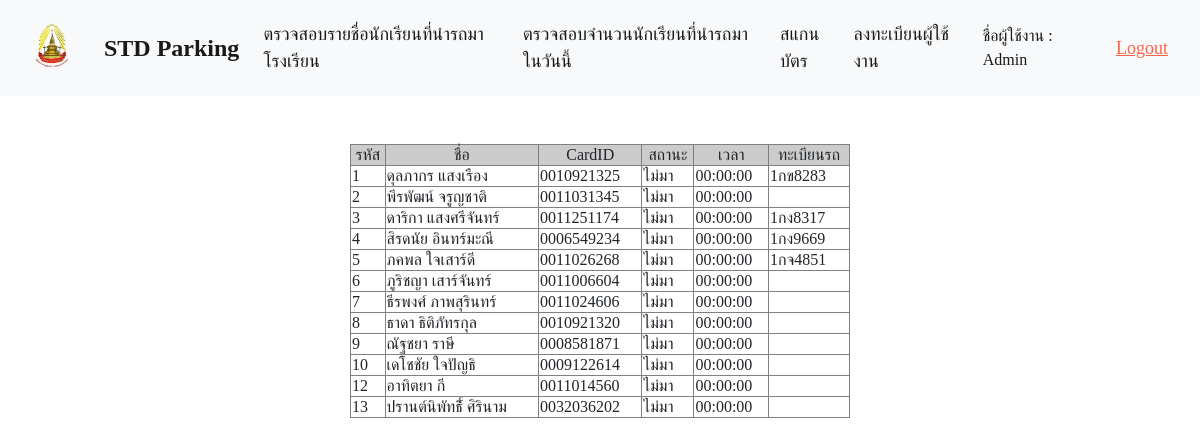
Screenshot of /shownamesd.php (signed in) with the database file from the repository.
### tables this page shows
CREATE TABLE `sd` (
  `ID_SD` int(5) NOT NULL,
  `NAME_SD` varchar(50) NOT NULL,
  `CardID` varchar(20) NOT NULL,
  `Status` varchar(5) NOT NULL,
  `Time` varchar(10) NOT NULL,
  `License` varchar(8) NOT NULL
);

### shownamesd.php (the view, shortened to what this page needs)
<html>
<head>
</head>
<body>
<?php
include('connection.php');
	if(isset($_SESSION['Account']))
	{
		$user = $_SESSION['Account'];
		$q = "SELECT * FROM admin WHERE User_admin = '".$user."'";
		$result = $conn->query($q);
		$data = mysqli_fetch_array($result);
	}
	?>
<link rel="stylesheet" href="https://stackpath.bootstrapcdn.com/bootstrap/4.3.1/css/bootstrap.min.css">
<nav class="navbar navbar-expand-lg navbar-light bg-light">
<nav class="navbar navbar-light bg-light">
  <a class="navbar-brand" href="http://www.chiangkham.ac.th/">
    <img src="logockw.gif" width="40" height="50" class="d-inline-block align-top" alt="">
  </a>
</nav>
  <a class="navbar-brand" href="index2.php"><b><font face="Bangna new" size="+2">STD Parking</font></b></a>
  <div class="collapse navbar-collapse" id="navbarText">
    <ul class="navbar-nav">
      <li class="nav-item active">
        <a class="nav-link" href="shownamesd.php"><font face="Bangna new" size="+1">ตรวจสอบรายชื่อนักเรียนที่นำรถมาโรงเรียน </font><span class="sr-only">(current)</span></a>
      </li>
      <li class="nav-item active">
        <a class="nav-link" href="showsdtoday.php"><font face="Bangna new" size="+1">ตรวจสอบจำนวนนักเรียนที่นำรถมาในวันนี้ </font><span class="sr-only">(current)</span></a>
      </li>
      <li class="nav-item active">
        <a class="nav-link" href="scancard.php"><font face="Bangna new" size="+1">สแกนบัตร </font><span class="sr-only">(current)</span></a>
      </li>
            <li class="nav-item active">
        <a class="nav-link" href="regiscard.php"><font face="Bangna new" size="+1">ลงทะเบียนผู้ใช้งาน </font><span class="sr-only">(current)</span></a>
      </li>
    </ul>
    <li class="navbar-text">
      <a class="nav-link"><font face="Bangna new"><?php echo "ชื่อผู้ใช้งาน : " . $data['Name_admin']; ?></font></a>
    </li>
        <li class="navbar-text">
      <a class="nav-link" href="Logout.php"><font face="Bangna new" color="#FF6347" size="+1"><u>Logout</u></font></a>
    </li>
  </div>
</nav>
<br><br>
<div><font face="Bangna new" size="+1">
<?php
$query = "SELECT * FROM sd ORDER BY ID_SD asc" or die("Error:" . mysqli_error());
$result = mysqli_query($conn, $query);
echo "<table border='1' align='center' width='500'>";
echo "<tr align='center' bgcolor='#CCCCCC'><td>รหัส</td><td>ชื่อ</td><td>CardID</td><td>สถานะ</td><td>เวลา</td><td>ทะเบียนรถ</td>";
while($row = mysqli_fetch_array($result)) {
  echo "<tr align='center bgcolor='#CCCCCC'>";
  echo "<td>" .$row["ID_SD"] .  "</td> ";
  echo "<td>" .$row["NAME_SD"] .  "</td> ";
  echo "<td>" .$row["CardID"] .  "</td> ";
  echo "<td>" .$row["Status"] .  "</td> ";
  echo "<td>" .$row["Time"] .  "</td> ";
  echo "<td>" .$row["License"] . "</td>";
}
echo "</table>";
?>
</div>
</body>
</html>

### rows the page displays
sd: ID_SD "1", NAME_SD "ดุลภากร แสงเรือง", CardID "0010921325", Status "ไม่มา", Time "00:00:00", License "1กข8283"
sd: ID_SD "2", NAME_SD "พีรพัฒน์ จรูญชาติ", CardID "0011031345", Status "ไม่มา", Time "00:00:00"
sd: ID_SD "3", NAME_SD "ดาริกา แสงศรีจันทร์", CardID "0011251174", Status "ไม่มา", Time "00:00:00", License "1กง8317"
sd: ID_SD "4", NAME_SD "สิรดนัย อินทร์มะณี", CardID "0006549234", Status "ไม่มา", Time "00:00:00", License "1กง9669"
sd: ID_SD "5", NAME_SD "ภคพล ใจเสาร์ดี", CardID "0011026268", Status "ไม่มา", Time "00:00:00", License "1กจ4851"
sd: ID_SD "6", NAME_SD "ภูริชญา เสาร์จันทร์", CardID "0011006604", Status "ไม่มา", Time "00:00:00"
sd: ID_SD "7", NAME_SD "ธีรพงศ์ ภาพสุรินทร์", CardID "0011024606", Status "ไม่มา", Time "00:00:00"
sd: ID_SD "8", NAME_SD "ธาดา ธิติภัทรกุล", CardID "0010921320", Status "ไม่มา", Time "00:00:00"
sd: ID_SD "9", NAME_SD "ณัฐชยา ราษี", CardID "0008581871", Status "ไม่มา", Time "00:00:00"
sd: ID_SD "10", NAME_SD "เดโชชัย ใจปัญธิ", CardID "0009122614", Status "ไม่มา", Time "00:00:00"
sd: ID_SD "12", NAME_SD "อาทิตยา กี", CardID "0011014560", Status "ไม่มา", Time "00:00:00"
sd: ID_SD "13", NAME_SD "ปรานต์นิพัทธิ์์์ ศิรินาม", CardID "0032036202", Status "ไม่มา", Time "00:00:00"

### other values shown
$data['Name_admin'] "Admin"
